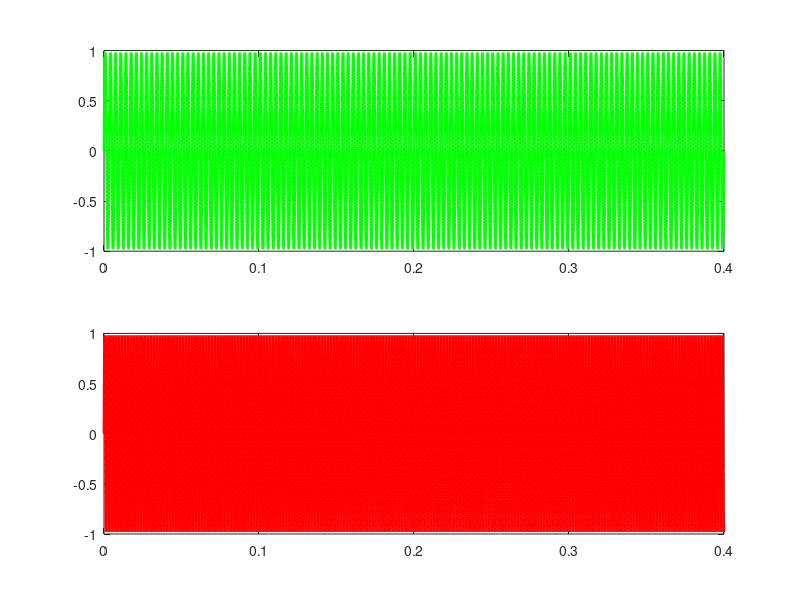

Write MATLAB code to recreate this figure. (Note: this script raises an error after producing the figure.)
%% Adaptive method to assess pitch discrimination thresholds using Palamedes
% up-down method

palamedes_dir = '/Users/tamarabgreco/Documents/MATLAB/psyc-353/tutorials/Palamedes1_10_11/Palamedes';
addpath(palamedes_dir)

clear, clc, close all

%% Part 1: Defining function for tone generation

% inline function to determine frequency of tone given a certain difference (in
% cents) - n - from another tone with frequency x
my_freq = @(x,n) x*2^(n/1200); % func def

% and the complementary:
diff_in_cents = @(f1,f2) 1200 * log2(f2/f1);

% inline function to create pure tone (A = amplitude; f = frequency; t =
% time vector)
my_tone = @(A,f,t) A*sin(2*pi*f*t);

%% Creating sounds demo

% Amplitude
A = .98;

% Frequency of tone1 in Hz
f1 = 300; 
f2 = my_freq(f1, 1000);

% Length of the tones in seconds
dur = 0.4;

% sampling rate
fs = 44100;

% time vector
t = 0:1/fs:dur;

% create tones 
tone1 = my_tone(A, f1, t);
tone2 = my_tone(A, f2, t);

% play sounds
sound(tone1, fs)

pause(1)

sound(tone2, fs)

% plot sine waves
figure(1), clf
set(gcf, 'Position', [400 400 1300 600])

subplot(211)
plot(t, tone1, 'g', 'linew', 2)

subplot(212)
plot(t, tone2, 'r', 'linew', 2)

%% Sound parameters for experiment

amp = 0.3; % amplitude

fs = 44100; % sampling rate

duration = 0.3; % duration of the tone

freq = 500; % frequency (pitch)

time = 0:1/fs:duration; % translate sampling rate and duration into actual time points

ref_tone = my_tone(amp, freq, time); %  = amp * sin(2*pi*freq*values);


%% Up/Down adaptive 2AFC pitch discrimination test
% adapt difficulty to the individual to see their respective threshold

% set up experiment using PAL_AMUD_setupUD
UD = PAL_AMUD_setupUD('up', 1, 'down',3,'stepsizeup',4,'stepsizedown', 4, ...
    'stopCriterion','reversals','stopRule',12,'startvalue',40,'xMax',100,'xMin',1);

% run the adaptive test

while ~UD.stop
    % Present trial here at stimulus intensity UD.xCurrent and collect
    % responses

    targ_freq = my_freq(freq, UD.xCurrent);
    targ_tone = my_tone(amp, targ_freq, time);

    clc
    disp('Please Listen')
    pause(0.7)

    order = randi(2); % pick num between 1-2

    if order == 1
        sound(targ_tone, fs)
        pause(0.8)
        sound(ref_tone,fs)
    elseif order == 2
        sound(ref_tone,fs)
        pause(0.8)
        sound(targ_tone,fs)
    end

    clc
    pause(0.5)

    % validity check

    valid = false;
    while ~valid
        str_answer = input('Which tone is higher? 1 or 2: ','s');
        if strcmp(str_answer, '1') || strcmp(str_answer,'2')
            valid = true;
            answer = str2double(str_answer);
        else
            clc
            fprintf('Invalid input. Please put in 1 or 2');
        end
    end

    if answer == order
        correct = 1;
    else
        correct=0;
    end
    % Update UD structure based on prior response
    UD = PAL_AMUD_updateUD(UD, correct);
end

save('pitch_results_1.mat')

%% Display results
load('hw7_BrissetteGreco2.mat')

threshold = PAL_AMUD_analyzeUD(UD, 'reversals', 8);
 
fprintf('Your threshold is %2.2f ct \n', threshold);
disp(['Your threshold at ' num2str(freq) ' Hz is ' num2str(threshold) ' ct.'])
 
figure(1), clf

plot(UD.x, 'LineWidth', 2)
 
grid minor
hold on
 
plot([0 length(UD.x)], [threshold threshold], 'LineWidth', 2)
 
xlabel('Trial #')
ylabel('Delta f')
 
savefig('tone_adaptive_UD')
